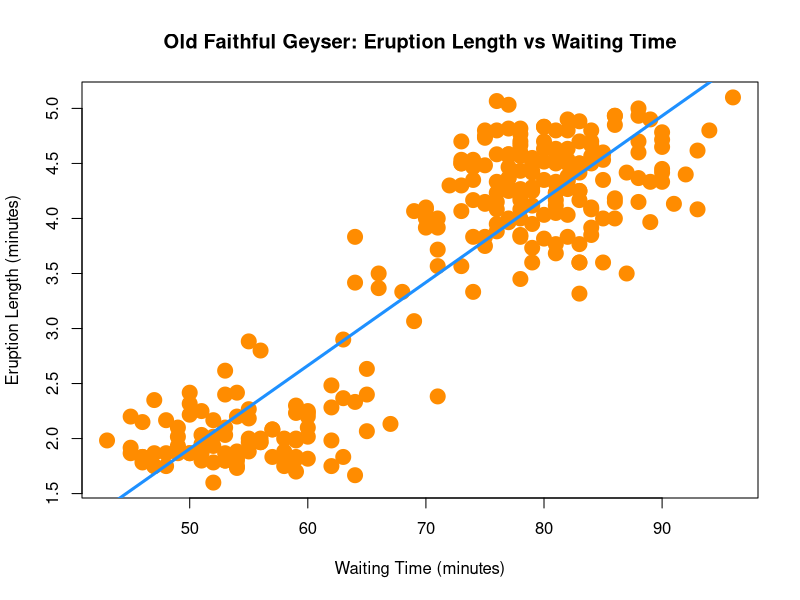
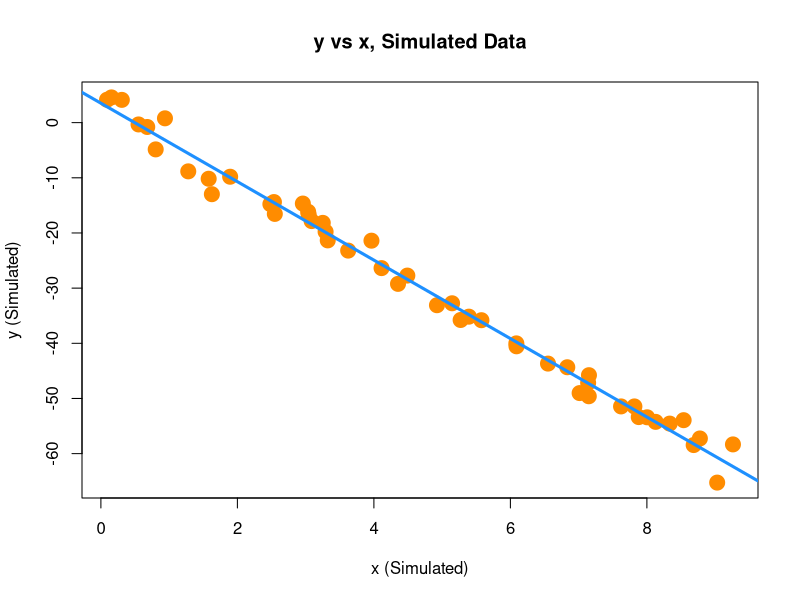
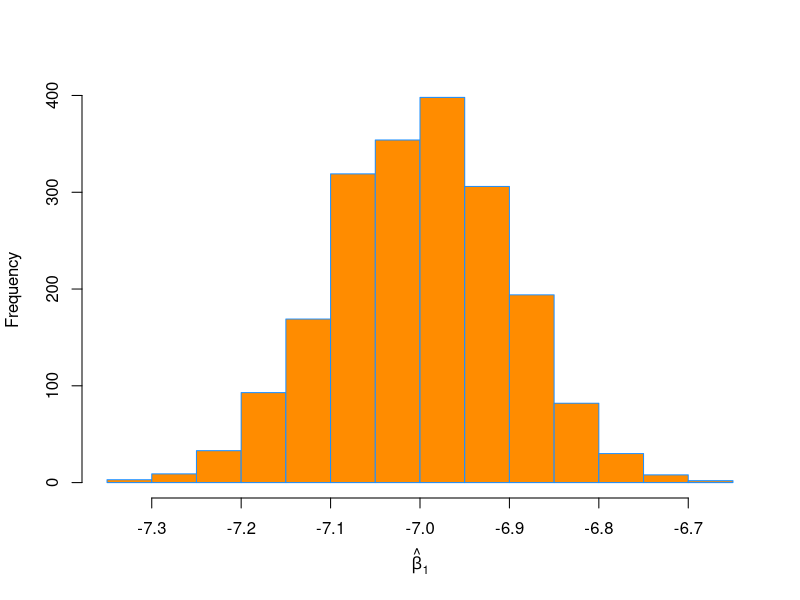
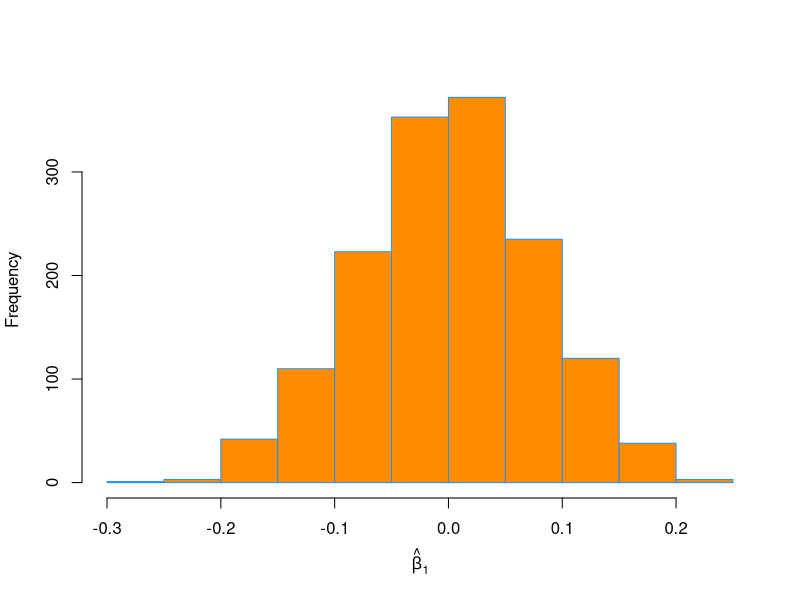
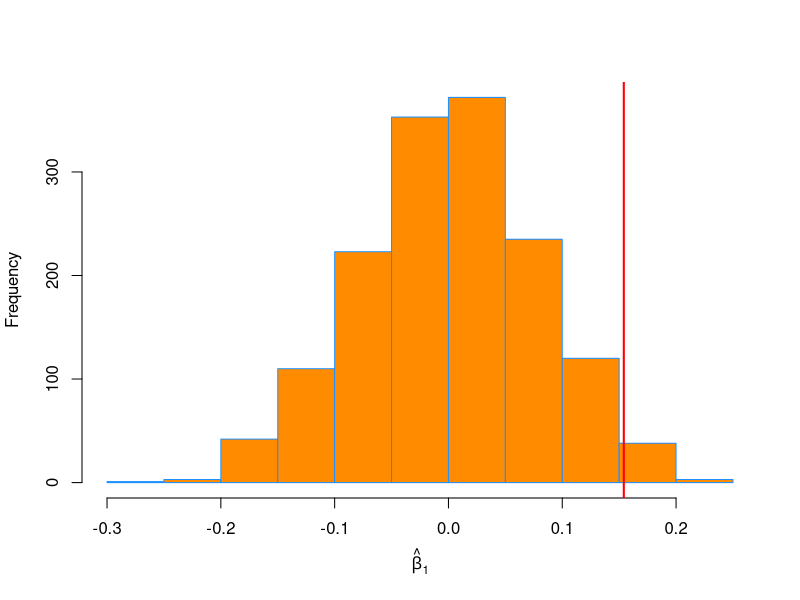
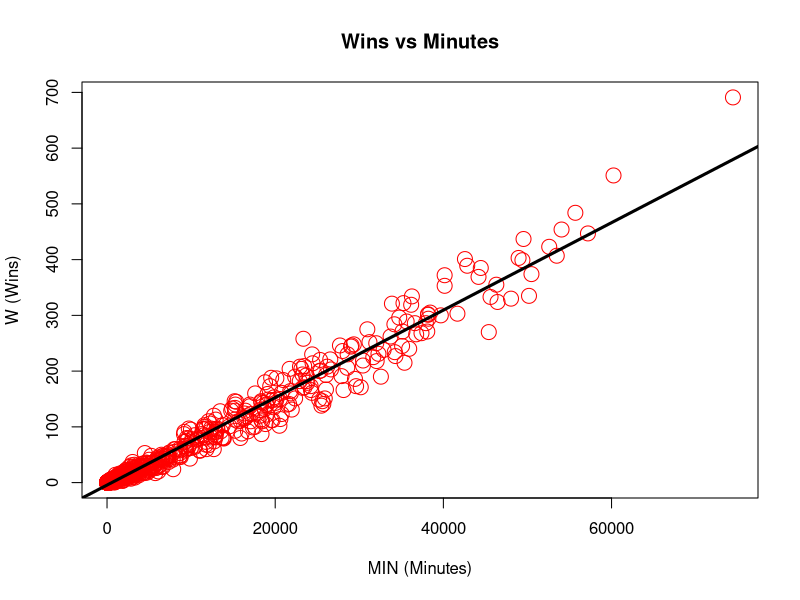
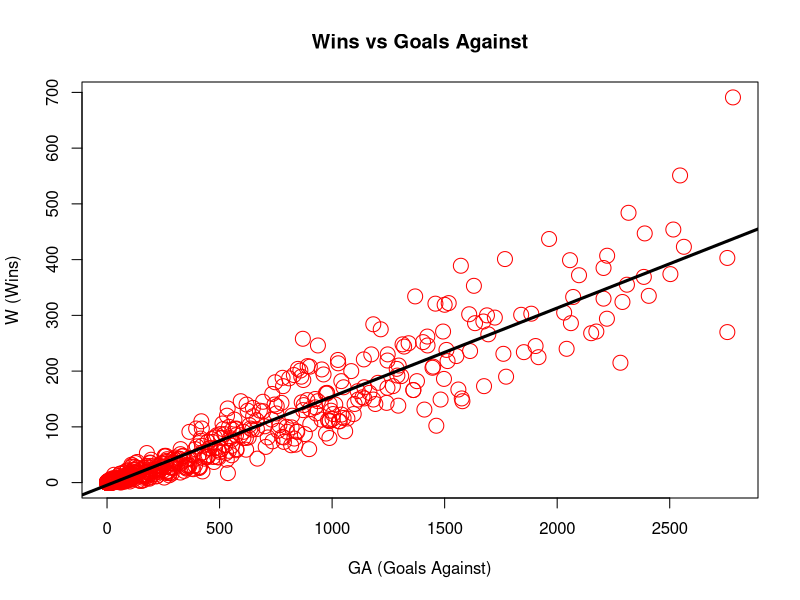
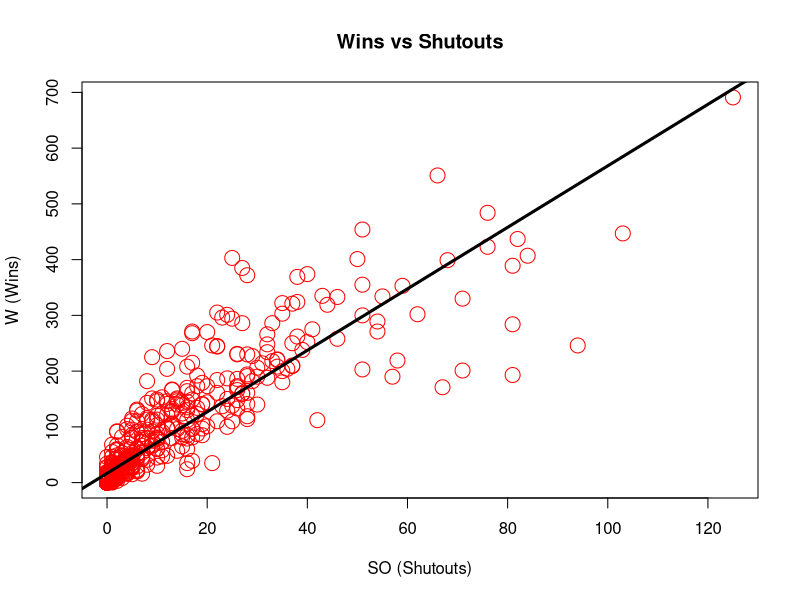

These figures' R source, in order:
## ---- chunk 1
faithful_model = lm(eruptions ~ waiting, data = faithful)
summary(faithful_model)
## ---- chunk 2
coef(faithful_model)
## ---- chunk 3
range(faithful$waiting)
predict(faithful_model, data.frame(waiting = 80))
## ---- chunk 4
predict(faithful_model, data.frame(waiting = 120))
## ---- chunk 5
sum(resid(faithful_model) ^ 2)
## ---- chunk 6
plot(eruptions ~ waiting, data = faithful,
     xlab = "Waiting Time (minutes)",
     ylab = "Eruption Length (minutes)",
     main = "Old Faithful Geyser: Eruption Length vs Waiting Time",
     pch  = 20,
     cex  = 3,
     col  = "darkorange")
abline(faithful_model, lwd = 3, col = "dodgerblue")
## ---- chunk 7
summary(faithful_model)$r.squared
## ---- chunk 8
get_sd_est = function(model_resid, mle = FALSE) {
  n = length(model_resid) - 2 * !mle
  sqrt(sum(model_resid ^ 2) / n)
}
## ---- chunk 9
get_sd_est(resid(faithful_model))
## ---- chunk 10
get_sd_est(resid(faithful_model), mle = TRUE)
## ---- chunk 11
summary(faithful_model)$sigma
## ---- chunk 12
birthday = 18760613
set.seed(birthday)
## ---- chunk 13
x = runif(n = 50, 0, 10)
## ---- chunk 14
sim_slr = function(n, x, beta_0 = 10, beta_1 = 5, sigma = 1) {
  epsilon = rnorm(n, mean = 0, sd = sigma)
  y       = beta_0 + beta_1 * x + epsilon
  data.frame(predictor = x, response = y)
}


sim_data_4a = sim_slr(n = 50, x = x, beta_0 = 3, beta_1 = -7, sigma = 2)
## ---- chunk 15
model_e4 = lm(response ~ predictor, data = sim_data_4a)
coef(model_e4)
## ---- chunk 16
plot(response ~ predictor, data = sim_data_4a,
     xlab = "x (Simulated)",
     ylab = "y (Simulated)",
     main = "y vs x, Simulated Data",
     pch  = 20,
     cex  = 3,
     col  = "darkorange")
abline(model_e4, lwd = 3, col = "dodgerblue")
## ---- chunk 17
beta_hat_1 = rep(0, 2000)
for(i in 1:2000) {
  sim_data = sim_slr(n = 50, x = x, beta_0 = 3, beta_1 = -7, sigma = 2)
  model = lm(response ~ predictor, data = sim_data)
  beta_hat_1[i] = coef(model)[2]
}
## ---- chunk 18
c(mean(beta_hat_1), sd(beta_hat_1))
## ---- chunk 19
hist(beta_hat_1,
     main   = "", 
     xlab   = expression(hat(beta)[1]), 
     col    = "darkorange", 
     border = "dodgerblue")
## ---- chunk 20
birthday = 18760613
set.seed(birthday)
## ---- chunk 21
x = runif(n = 25, 0, 10)
## ---- chunk 22
beta_hat_1 = rep(0, 1500)
for(i in seq_along(beta_hat_1)) {
  sim_data = sim_slr(n = 25, x = x, beta_0 = 10, beta_1 = 0, sigma = 1)
  model = lm(response ~ predictor, data = sim_data)
  beta_hat_1[i] = coef(model)[2]
}
## ---- chunk 23
hist(beta_hat_1,
     main   = "", 
     xlab   = expression(hat(beta)[1]), 
     col    = "darkorange", 
     border = "dodgerblue")
## ---- chunk 24
skeptic = read.csv("skeptic.csv")
skeptic_model = lm(response ~ predictor, data = skeptic)
coef(skeptic_model)[2]
## ---- chunk 25
hist(beta_hat_1,
     main   = "", 
     xlab   = expression(hat(beta)[1]), 
     col    = "darkorange", 
     border = "dodgerblue")
abline(v = coef(skeptic_model)[2], col = "red", lwd = 2)
## ---- chunk 26
mean(beta_hat_1 > coef(skeptic_model)[2])
2 * mean(beta_hat_1 > coef(skeptic_model)[2])
## ---- chunk 27
range(beta_hat_1)
## ---- chunk 28
goalies = read.csv("goalies.csv")
goalies_model_min = lm(W ~ MIN, data = goalies)
sqrt(mean(resid(goalies_model_min) ^ 2))

plot(W ~ MIN, data = goalies,
     xlab = "MIN (Minutes)",
     ylab = "W (Wins)",
     main = "Wins vs Minutes",
     pch  = 21,
     cex  = 2,
     col  = "red")
abline(goalies_model_min, lwd = 3)
## ---- chunk 29
goalies_model_ga = lm(W ~ GA, data = goalies)
sqrt(mean(resid(goalies_model_ga) ^ 2))

plot(W ~ GA, data = goalies,
     xlab = "GA (Goals Against)",
     ylab = "W (Wins)",
     main = "Wins vs Goals Against",
     pch  = 21,
     cex  = 2,
     col  = "red")
abline(goalies_model_ga, lwd = 3)
## ---- chunk 30
goalies_model_so = lm(W ~ SO, data = goalies)
sqrt(mean(resid(goalies_model_so) ^ 2))

plot(W ~ SO, data = goalies,
     xlab = "SO (Shutouts)",
     ylab = "W (Wins)",
     main = "Wins vs Shutouts",
     pch  = 21,
     cex  = 2,
     col  = "red")
abline(goalies_model_so, lwd = 3)
